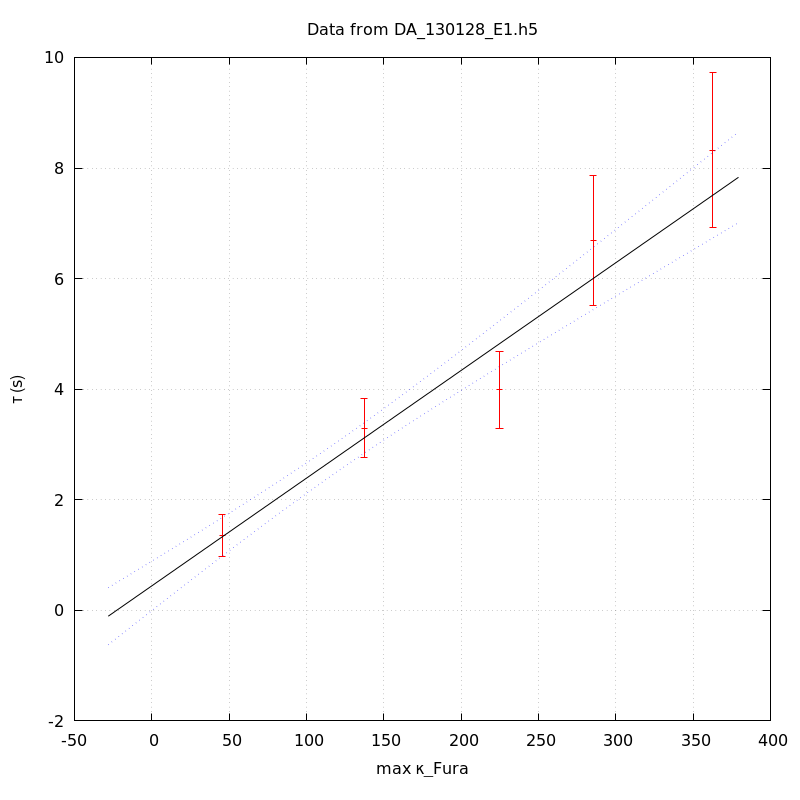

gnuplot code for this plot:
unset key
set grid
set ylabel 'τ (s)'
set xlabel 'max κ_Fura' noenhanced
set title 'Data from DA_130128_E1.h5' noenhanced
set xrange [-1000<*:*]
plot 'DA_130128_E1_aba_tau_vs_max_kappa' index 0 using 1:2:(1.96*$3) linecolor rgb 'red' with yerrorbars,\
'' index 1 using 1:2 with lines linecolor rgb 'black',\
'' index 1 using 1:3 with lines linecolor rgb 'blue' lt 'dotted',\
'' index 1 using 1:4 with lines linecolor rgb 'blue' lt 'dotted'
